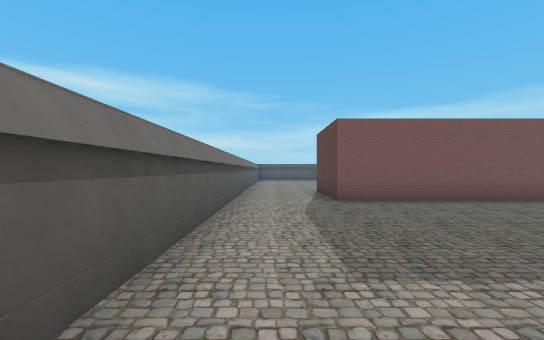
view 1 (above)

18 first-person views from a walk through a level from a Godot 3-D game. The camera is 1.5 m above the floor, looks level and sees 90° across. The floor is counted in squares, 2 m on a side. Each view is taken from the middle of a square. On the plan, view 1 faces up. The plan holds only what a view shows up to about 10 squares ahead; the rest is blank. The place goes on beyond the plan. Some surface patterns are stand-ins.

view 2
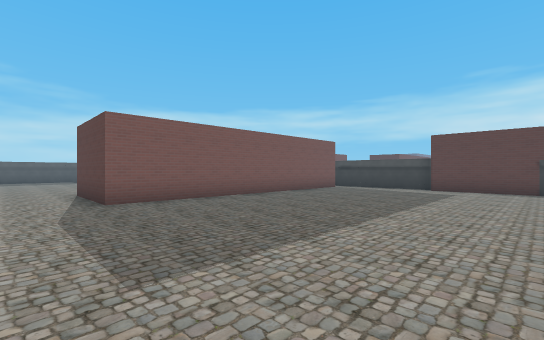

view 3
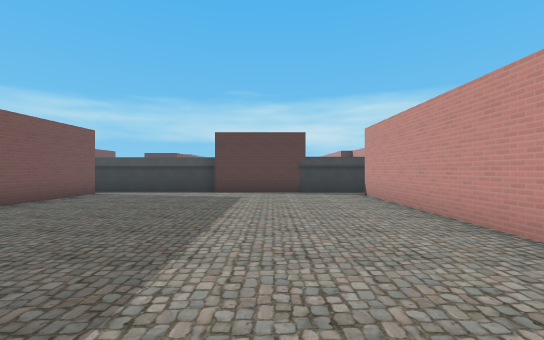

view 4
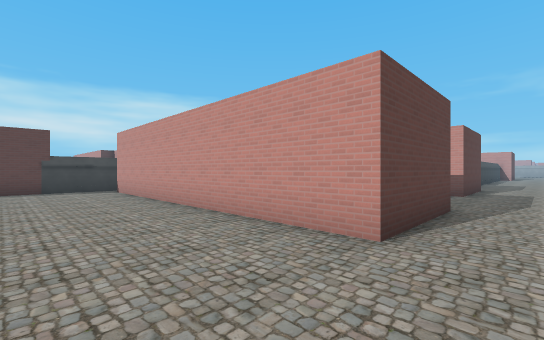

view 5
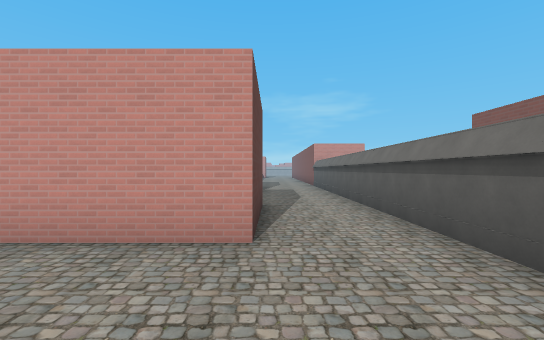

view 6
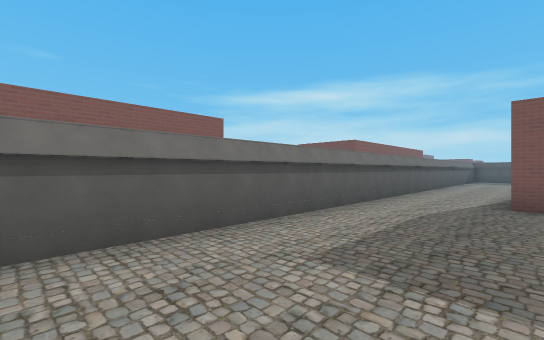

view 7
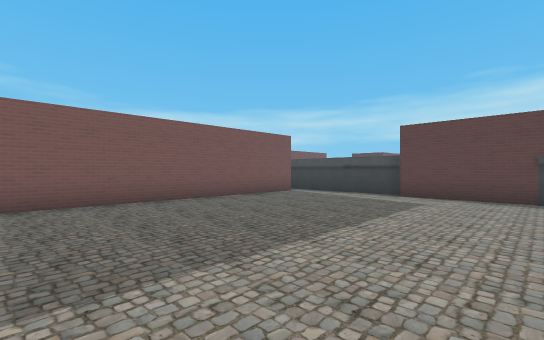

view 8
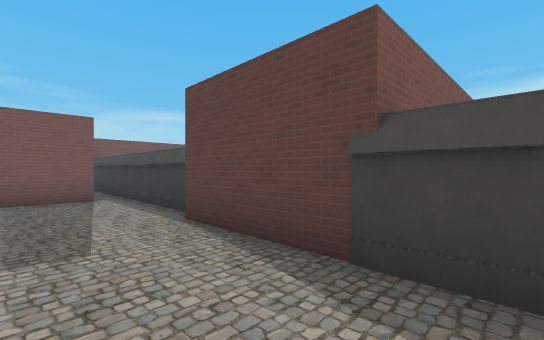

view 9
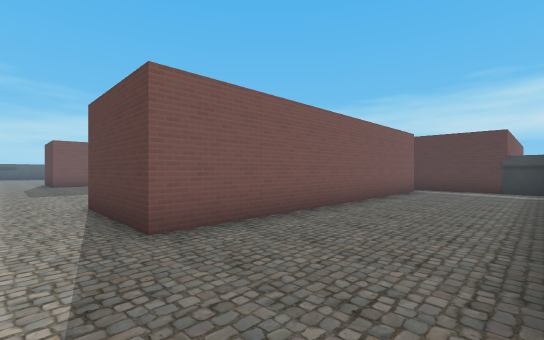

view 10
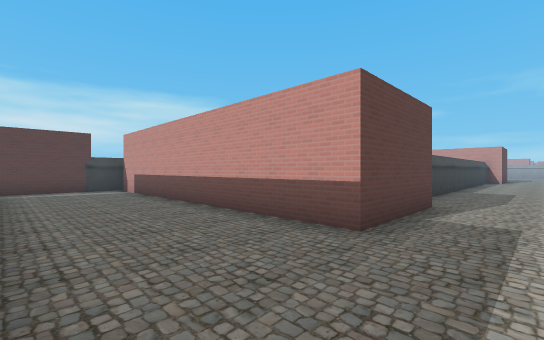

view 11
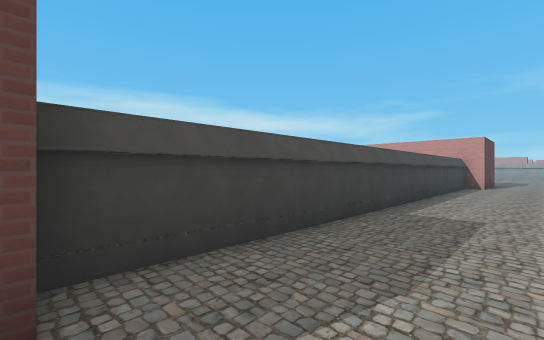

view 12
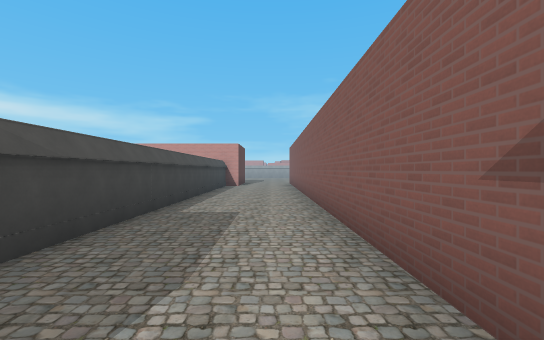

view 13
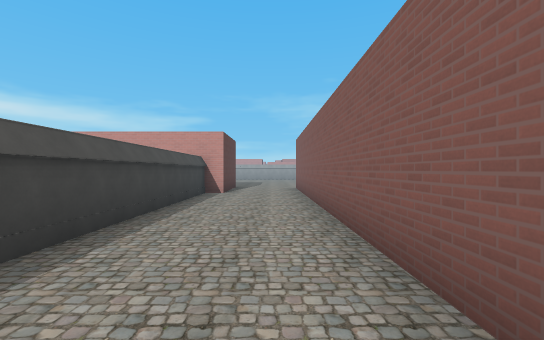

view 14
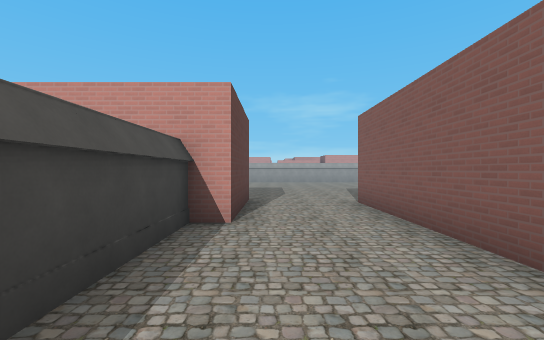

view 15
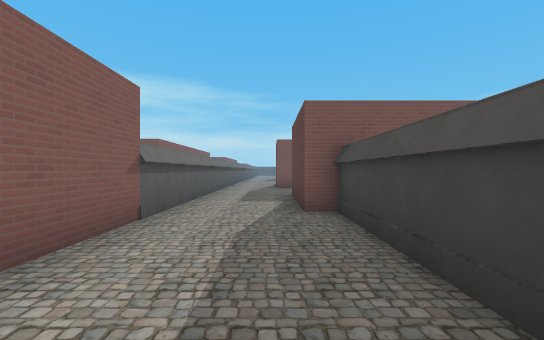

view 16
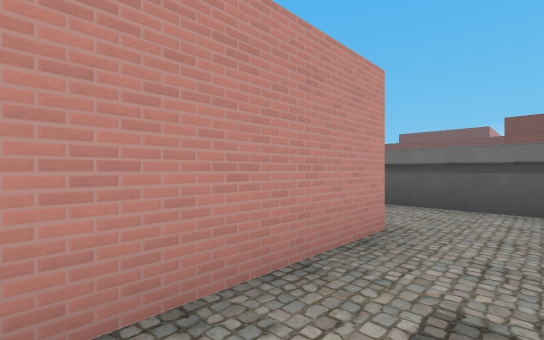

view 17
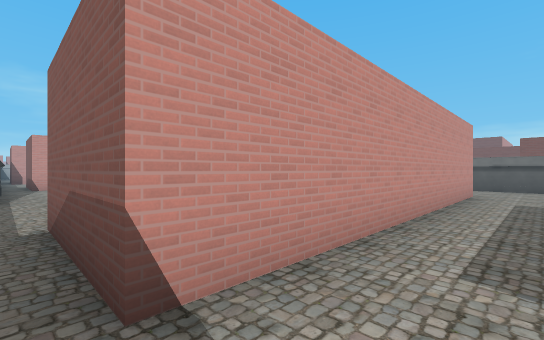

view 18
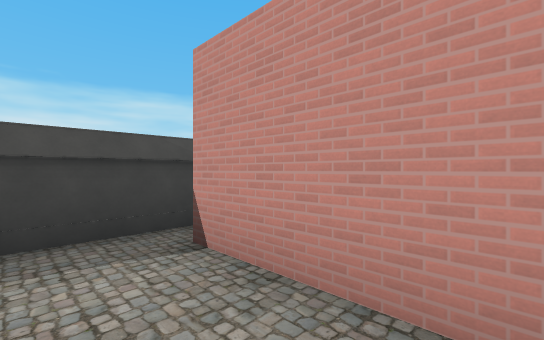

### Floor plan
Points are (right, up) in squares from view 1. A wall is a line through its corners. A room is listed if a view was taken in it or the views show most of it. See-through windows are left out.
Room 1 (views 1, 2, 3, 4, 5, 6, 7, 8, 16, 17, 18)
walls: (1.6, 6.6) (1.6, 9.6) (10.6, 9.6) (10.6, 6.6) (1.6, 6.6); (11.4, 2.9) (11.4, 11); (11, -2.1) (11, 2.9); (-1, 11.2) (-1, -4.5); (1.2, -4.8) (1.2, -1.8) (10.3, -1.8)
ways out: opening at (0, -4) to room 2
Room 2 (views 9, 10, 11, 12, 13, 14, 15)
walls: (1.6, -11.1) (1.6, -8.1) (10.6, -8.1); (-1, -4.5) (-1, -25.5); (11, -8.2) (11, -4.9); (10.1, -4.8) (1.2, -4.8); (2.2, -23.9) (2.2, -11.1); (1.6, -25.4) (1.6, -23.9)
ways out: opening at (0, -4) to room 1

Where each view was taken, in squares from view 1:
view 1: 0 up, 0 right, facing up
view 2: 0 up, 0 right, facing up-right
view 3: 1 up, 2 right, facing right
view 4: 1 up, 0 right, facing down-right
view 5: 1 up, 1 right, facing down
view 6: 0 up, 2 right, facing up-left
view 7: 0 up, 3 right, facing up-right
view 8: 1 down, 9 right, facing up-right
view 9: 8 down, 0 right, facing up-right
view 10: 5 down, 0 right, facing down-right
view 11: 11 down, 0 right, facing down-right
view 12: 11 down, 0 right, facing down
view 13: 15 down, 0 right, facing down
view 14: 20 down, 1 right, facing down
view 15: 16 down, 1 right, facing up
view 16: 11 up, 5 right, facing down-left
view 17: 11 up, 11 right, facing down-left
view 18: 11 up, 8 right, facing down-right
